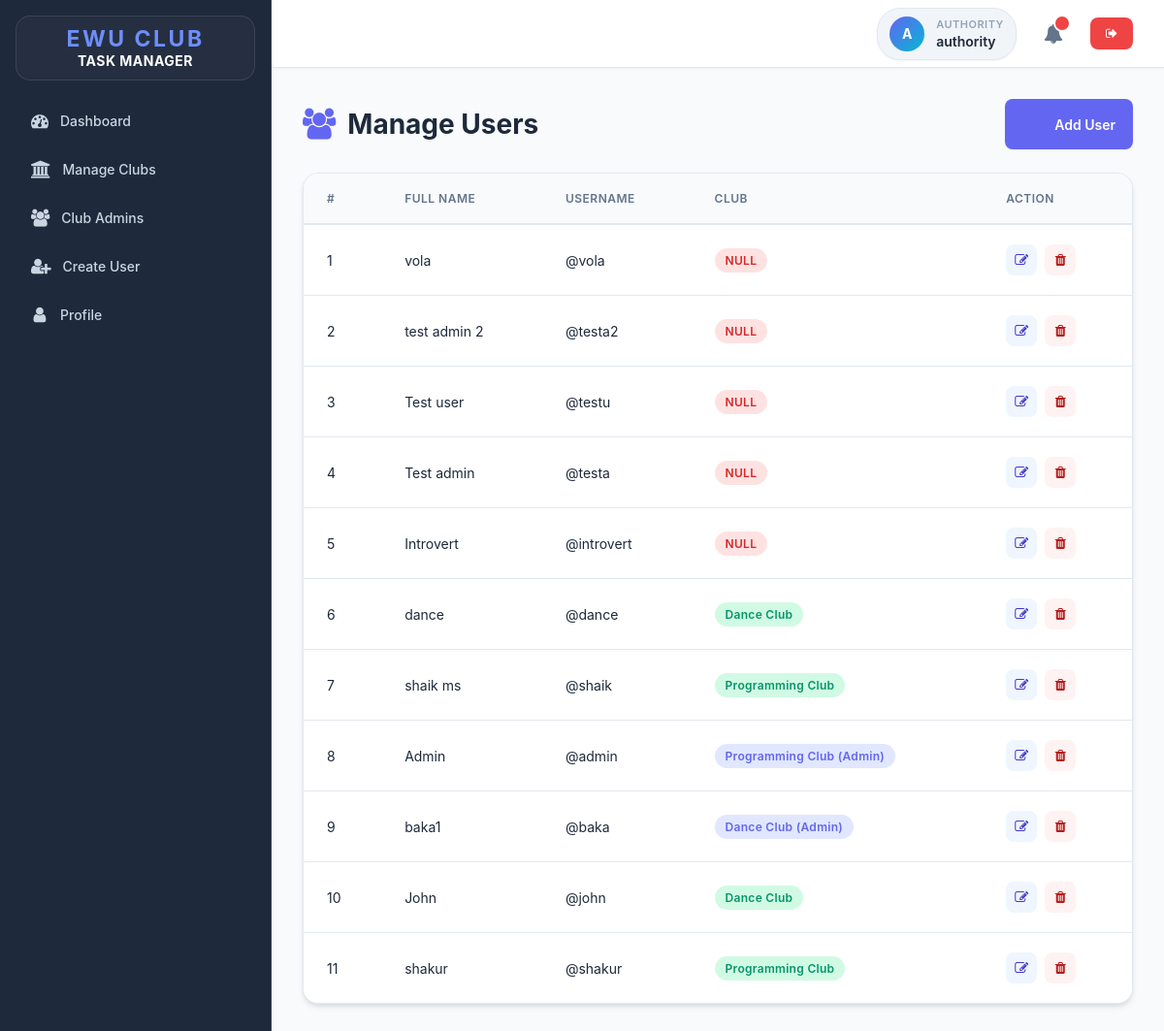
/user.php (signed in), run on the app's committed database.
### tables this page shows
CREATE TABLE `users` (
  `id` int(11) NOT NULL,
  `full_name` varchar(50) NOT NULL,
  `username` varchar(50) NOT NULL,
  `password` varchar(255) NOT NULL,
  `role` enum('admin','club_member','authority','club_admin') NOT NULL,
  `created_at` timestamp NOT NULL DEFAULT current_timestamp()
);

CREATE TABLE `clubs` (
  `id` int(11) NOT NULL,
  `name` varchar(100) NOT NULL,
  `created_at` timestamp NOT NULL DEFAULT current_timestamp()
);

### app/Model/User.php (called while the page is built, shortened)
<?php
function get_all_users($conn){
	$sql = "SELECT * FROM users WHERE role != 'admin' ORDER BY id DESC";
	$stmt = $conn->prepare($sql);
	$stmt->execute([]);
	if($stmt->rowCount() > 0){
		$users = $stmt->fetchAll();
	}else $users = 0;
	return $users;
}

### app/Model/Club.php (called while the page is built, shortened)
<?php
function get_club_by_id($conn, $id){
	$sql = "SELECT * FROM clubs WHERE id=?";
	$stmt = $conn->prepare($sql);
	$stmt->execute([$id]);
	if ($stmt->rowCount() > 0) {
		$club = $stmt->fetch();
		return $club;
	}else {
		return 0;
	}
}
function get_club_id_by_admin($conn, $id){
    $sql = "SELECT club_id FROM club_admins WHERE user_id = ?";
    $stmt = $conn->prepare($sql);
    $stmt->execute([$id]);
    if($stmt->rowCount() > 0){
        $res = $stmt->fetch();
        return $res['club_id'];
    }else return 0;
}
function get_user_club_id($conn, $user_id){
    $sql = "SELECT club_id FROM club_members WHERE user_id = ?";
    $stmt = $conn->prepare($sql);
    $stmt->execute([$user_id]);
    if($stmt->rowCount() > 0){
        $res = $stmt->fetch();
        return $res['club_id'];
    }else return 0;
}
?>

### user.php (the view, shortened to what this page needs)
<?php
if (isset($_SESSION['role']) && isset($_SESSION['id']) && ($_SESSION['role'] == "admin" || $_SESSION['role'] == "authority")) {
    include "DB_connection.php";
    include "app/Model/User.php";
    include "app/Model/Club.php";
    $users = get_all_users($conn);
 ?>
<!DOCTYPE html>
<html>
<head>
	<link rel="stylesheet" href="https://stackpath.bootstrapcdn.com/font-awesome/4.7.0/css/font-awesome.min.css">
	<link rel="stylesheet" href="css/style.css">
</head>
<body>
	<div class="body">
		<?php include "inc/nav.php" ?>
		<div class="main-container">
			<?php include "inc/header.php" ?>
			<div class="content">
				<div class="section-title">
					<span class="title-text">
						<i class="fa fa-users"></i>
						Manage Users
					</span>
					<a href="add-user.php" class="btn-primary">
						<i class="fa fa-plus"></i>
						Add User
					</a>
				</div>
				<?php if ($users != 0) { ?>
					<div class="table-container">
						<table class="main-table">
							<thead>
								<tr>
									<th>#</th>
									<th>Full Name</th>
									<th>Username</th>
									<th>Club</th>
									<th>Action</th>
								</tr>
							</thead>
							<tbody>
								<?php $i=0; foreach ($users as $user) {
                                   if($user['id'] == $_SESSION['id']) continue;
                                ?>
								<tr>
									<td><?=++$i?></td>
									<td><?=$user['full_name']?></td>
									<td>@<?=$user['username']?></td>
									<td>
										<?php
										$user_club_id = get_user_club_id($conn, $user['id']);
										$admin_club_id = get_club_id_by_admin($conn, $user['id']);
										if ($user_club_id != 0) {
											$club = get_club_by_id($conn, $user_club_id);
											echo '<span class="status-badge pending" style="background: #d1fae5; color: #059669; border-color: transparent;">' . htmlspecialchars($club['name']) . '</span>';
										} elseif ($admin_club_id != 0) {
											$club = get_club_by_id($conn, $admin_club_id);
											echo '<span class="status-badge pending" style="background: var(--primary-light); color: var(--primary-color); border-color: transparent;">' . htmlspecialchars($club['name']) . ' (Admin)</span>';
										} else {
											echo '<span class="status-badge pending" style="background: #fee2e2; color: #dc2626; border-color: transparent;">NULL</span>';
										}
										?>
									</td>
									<td>
										<div class="table-actions">
											<a href="edit-user.php?id=<?=$user['id']?>" class="icon-btn edit" title="Edit">
												<i class="fa fa-edit"></i>
											</a>
											<a href="delete-user.php?id=<?=$user['id']?>" class="icon-btn delete" title="Delete">
												<i class="fa fa-trash"></i>
											</a>
										</div>
									</td>
								</tr>
								<?php } ?>
							</tbody>
						</table>
					</div>
				<?php } ?>
			</div>
		</div>
	</div>
</body>
</html>
<?php }else{
   $em = "First login";
   header("Location: login.php?error=$em");
   exit();
}
 ?>

### css/style.css (style rules this page uses)
* { padding: 0; margin: 0; box-sizing: border-box; font-family: -apple-system, BlinkMacSystemFont, 'Segoe UI', 'Roboto', 'Oxygen', 'Ubuntu', 'Cantarell', 'Fira Sans', 'Droid Sans', sans-serif; }
:root { --sidebar-bg: #1e293b; --sidebar-border: #334155; --primary-color: #6366f1; --primary-hover: #4f46e5; --primary-light: #e0e7ff; --accent-color: #06b6d4; --success-color: #10b981; --danger-color: #ef4444; --warning-color: #f59e0b; --text-primary: #1e293b; --text-secondary: #64748b; --text-tertiary: #94a3b8; --text-light: #cbd5e1; --text-white: #ffffff; --bg-primary: #ffffff; --bg-secondary: #f8fafc; --bg-tertiary: #f1f5f9; --border-color: #e2e8f0; --border-light: #cbd5e1; --shadow-sm: 0 1px 2px 0 rgba(0, 0, 0, 0.05); --shadow-md: 0 4px 6px -1px rgba(0, 0, 0, 0.1), 0 2px 4px -1px rgba(0, 0, 0, 0.06); --shadow-lg: 0 10px 15px -3px rgba(0, 0, 0, 0.1), 0 4px 6px -2px rgba(0, 0, 0, 0.05); --shadow-xl: 0 20px 25px -5px rgba(0, 0, 0, 0.1), 0 10px 10px -5px rgba(0, 0, 0, 0.04); }
body { background-color: var(--bg-secondary); color: var(--text-primary); overflow-x: hidden; }
.body { display: flex; height: 100vh; }
.main-container { flex: 1; display: flex; flex-direction: column; overflow: hidden; }
.content { flex: 1; overflow-y: auto; padding: 32px; background: var(--bg-secondary); }
.section-title { font-size: 28px; font-weight: 700; color: var(--text-primary); margin-bottom: 24px; display: flex; justify-content: space-between; align-items: center; flex-wrap: wrap; gap: 16px; }
.section-title .title-text { display: flex; align-items: center; gap: 12px; }
.section-title i { color: var(--primary-color); font-size: 32px; }
.btn, .btn-primary, .btn-secondary, .edit-btn, .delete-btn { display: inline-flex; align-items: center; gap: 8px; padding: 10px 18px; border: none; border-radius: 8px; cursor: pointer; font-size: 14px; font-weight: 600; transition: all 0.2s ease; text-decoration: none; white-space: nowrap; box-shadow: var(--shadow-sm); }
.btn, .btn-primary { background: var(--primary-color); color: white; }
.table-container { background: #ffffff; border-radius: 16px; box-shadow: 0 4px 6px -1px rgba(0, 0, 0, 0.1), 0 2px 4px -1px rgba(0, 0, 0, 0.06); border: 1px solid #e2e8f0; overflow: hidden; margin-top: 24px; width: 100%; }
.main-table { width: 100%; border-collapse: separate; border-spacing: 0; font-size: 14px; }
.main-table thead th { background: #f8fafc; color: var(--text-secondary); padding: 18px 24px; text-align: left; font-weight: 600; text-transform: uppercase; letter-spacing: 0.5px; font-size: 12px; border-bottom: 2px solid #e2e8f0; white-space: nowrap; }
.main-table tbody tr { transition: all 0.2s ease; background: #ffffff; }
.main-table tbody td { padding: 20px 24px; color: var(--text-primary); border-bottom: 1px solid #e2e8f0; vertical-align: middle; }
.main-table tbody tr:last-child td { border-bottom: none; }
.status-badge { display: inline-flex; align-items: center; padding: 4px 10px; border-radius: 999px; font-size: 12px; font-weight: 600; letter-spacing: 0.3px; text-transform: capitalize; }
.status-badge.pending { background: #fff7ed; color: #c2410c; border: 1px solid #ffedd5; }
.table-actions { display: flex; gap: 8px; }
.icon-btn { width: 32px; height: 32px; border-radius: 8px; display: flex; align-items: center; justify-content: center; border: 1px solid transparent; transition: all 0.2s ease; cursor: pointer; text-decoration: none; }
.icon-btn.edit { background: #eff6ff; color: #4338ca; }
.icon-btn.delete { background: #fef2f2; color: #b91c1c; }
.icon-btn i { font-size: 14px; }

### data on the page
users: full_name "vola", username "vola", shows "NULL"
users: full_name "test admin 2", username "testa2", shows "NULL"
users: full_name "Test user", username "testu", shows "NULL"
users: full_name "Test admin", username "testa", shows "NULL"
users: full_name "Introvert", username "introvert", shows "NULL"
users: full_name "dance", username "dance", clubs.name "Dance Club"
users: full_name "shaik ms", username "shaik", clubs.name "Programming Club"
users: full_name "Admin", username "admin", clubs.name "Programming Club"
users: full_name "baka1", username "baka", clubs.name "Dance Club"
users: full_name "John", username "john", clubs.name "Dance Club"
users: full_name "shakur", username "shakur", clubs.name "Programming Club"

### other printed values
substr($_SESSION['username'], 0, 1) "A"
$_SESSION['role'] "AUTHORITY"
$_SESSION['username'] "authority"
